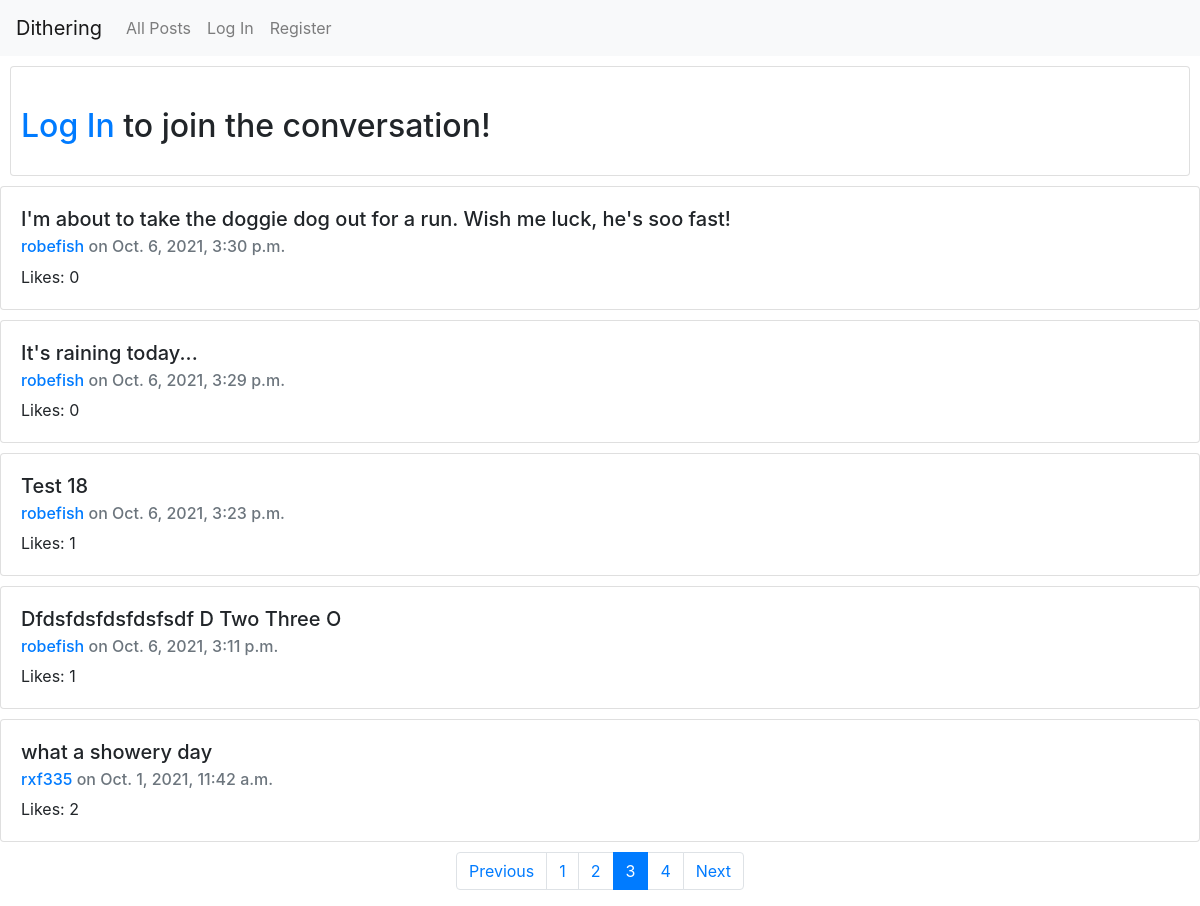
/?page=3, run on the app's committed database.
### network/models.py (models this page shows, shortened)
class Posts (models.Model):
    user = models.ForeignKey(User, on_delete=models.CASCADE, related_name="user")
    post = models.CharField(max_length=1000, blank = False, null = False)
    datetime = models.DateTimeField(default=timezone.now)
    likes = models.ManyToManyField(User, related_name="likes", blank = True, null = True)
    likecount = models.CharField(default=0, max_length=1000, blank = False, null = False)
    class Meta:
        ordering = ['datetime']

class User(AbstractUser):
    pass

### network/views.py (the view)
# urls.py: path("", views.all_posts, name="index"),
def all_posts(request):
    allposts = Posts.objects.filter().order_by('datetime').reverse()
    posts = getpagination (request, allposts)[0]
    pagination = getpagination (request, allposts)[1]
    return render(request, "network/index.html", {
        "PostForm" : PostForm,
        "posts" : posts,
        "pagination" : pagination,
    })

### network/views.py (called while the page is built)
def getpagination (request, data):
    resultsperpage = 5
    pagination = []
    for i in Paginator(data,resultsperpage).page_range:
        pagination.append(i)
        try:
            page_number = request.GET.get('page')
            posts = Paginator(data, resultsperpage).page(page_number)
        except:
            posts = Paginator(data, resultsperpage).page(1)
    return [posts, pagination]

### network/templates/network/index.html (shortened to what this page needs)
{% extends "network/layout.html" %}
{% block body %}
{% if user.is_authenticated %}
<h2 style="margin-left:10px; margin-top:10px">Create your post:</h2>
  <div class="card" style="margin:10px">
    <div class="card-body">
        <form action="{% url 'create_post' %}" method="post">
            {% csrf_token %}
            {{PostForm}}
            <input type="submit" id="id_EntryButton" class="btn btn-primary" value="Post" style="display:block; clear:both;">
            </form>
    {% else %}
    <div class="card" style="margin:10px">
        <div class="card-body"></div>
            <h2 style="margin-left:10px; margin-bottom:30px;"><a href="{% url 'login' %}">Log In</a> to join the conversation! </h2>
        </div>
    </div>
 {% endif %}
 <div class="flex-container">
    {% for post in posts %}
    <div class="card" style="margin-top:10px; margin-bottom:10px">
        <div class="card-body">
          <h5 class="card-title" data-postbody="{{post.id}}" id="postbody-{{post.id}}">{{post.post }}</h5>
          <h6 class="card-subtitle mb-2 text-muted"><a href="{% url 'profile' post.user %}">{{post.user}}</a> on <span id="postdate-{{post.id}}">{{post.datetime}}</span></h6>
          <p class="card-text">Likes: <span id="likecount-{{post.id}}">{{post.likecount}}<span></p>
        </div>
      </div>
      {% empty %}
      <div class="card-body">
        <blockquote class="blockquote mb-0">
          <p>There are no posts. Be the first :)</p>
         </blockquote>
      </div>
      {% endfor %}
    </div>
 {% if posts.paginator.num_pages > 1 %}
     <nav aria-label="Posts pagination">
        <ul class="pagination justify-content-center">
            {% if posts.has_previous %}
                <li class="page-item">
                    <a class="page-link" href="?page={{posts.previous_page_number}}" tabindex="-1" aria-disabled="true">Previous</a>
                </li>
            {% else %}
                <li class="page-item disabled">
                    <a class="page-link" href="" tabindex="-1" aria-disabled="true">Previous</a>
                </li>
            {% endif %}
          {% for page in pagination %}
            {% if posts.number == page %}
                <li class="page-item active">
                    <a class="page-link" href="#">{{page}} <span class="sr-only">(current)</span></a>
                  </li>
                {% else %}
                <li class="page-item"><a class="page-link" href="?page={{page}}">{{page}}</a></li>
            {% endif %}
          {% endfor %}
          {% if posts.has_next %}
                <li class="page-item">
                    <a class="page-link" href="?page={{posts.next_page_number}}" tabindex="-1" aria-disabled="true">Next</a>
                </li>
            {% else %}
                <li class="page-item disabled">
                    <a class="page-link" href="" tabindex="-1" aria-disabled="true">Next</a>
                </li>
            {% endif %}
        </ul>
      </nav>
 {% endif %}
{% endblock %}

### data on the page
Posts: post "I'm about to take the doggie dog out for a run. Wish me luck, he's soo fast!", user "robefish", datetime "Oct. 6, 2021, 3:30 p.m.", likecount "0"
Posts: post "It's raining today...", user "robefish", datetime "Oct. 6, 2021, 3:29 p.m.", likecount "0"
Posts: post "Test 18", user "robefish", datetime "Oct. 6, 2021, 3:23 p.m.", likecount "1"
Posts: post "Dfdsfdsfdsfdsfsdf D Two Three O", user "robefish", datetime "Oct. 6, 2021, 3:11 p.m.", likecount "1"
Posts: post "what a showery day", user "rxf335", datetime "Oct. 1, 2021, 11:42 a.m.", likecount "2"

### other printed values
{{ page }} "1" "2" "4"
{{ page }} "3"
